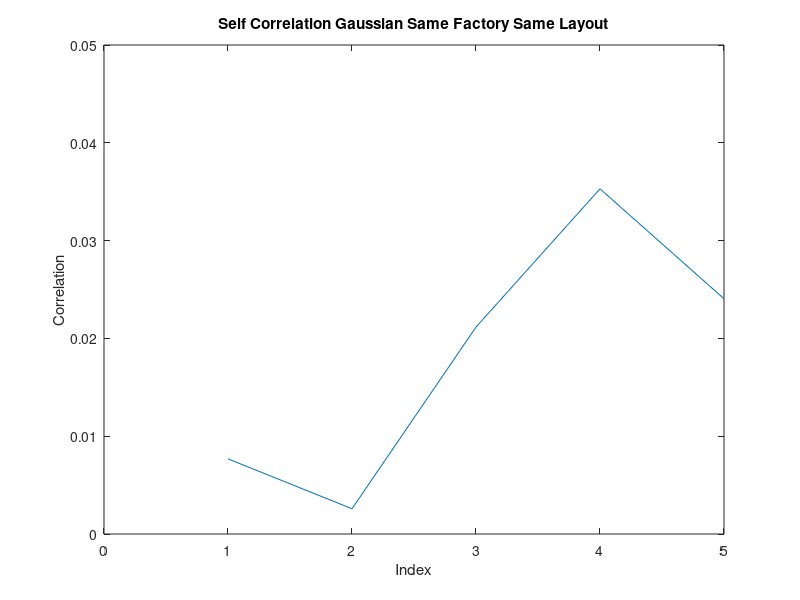

The MATLAB script that drew this image:
%Cross Correlation (Same factory, same layout: fixed F,L)
%Gaussian distribution of random variables

%given values
lambdaF = 0.1;
lambdaL = 0.3;
lambdaM = 1.0;
lambdaO = 0.3;
lambdaA = 0;

xF = -100:100;
xL = -100:100;
xM = 200:1000;
xO = 0:100;
xA = -100:0;

xFmin = -100;
xFmax = 100;
xLmin = -100;
xLmax = 100;
xMmin = 200;
xMmax = 1000;
xOmin = 0;
xOmax = 100;
xAmin = -100;
xAmax = 0;

%initialize fixed values
fixedF = 0;
fixedL = 0;
fixedM = 0;

%do 5 times
for k = 1:5
    %PPN vector (consisting of 4096 integers)
    for j = 1:4096
        %set fixed value
        for i = 1:2

            randomF = (((xFmax+xFmin)/2)+((xFmax - xFmin)/6)*randn);
            randomL = (((xLmax+xLmin)/2)+((xLmax - xLmin)/6)*randn);
            randomM = (((xMmax+xMmin)/2)+((xMmax - xMmin)/6)*randn);
            randomO = (((xOmax+xOmin)/2)+((xOmax - xOmin)/6)*randn);
            randomA = (((xAmax+xAmin)/2)+((xAmax - xAmin)/6)*randn);

            if i == 1
                fixedF = randomF;
                fixedL = randomL;
                ppn1(j,:) = lambdaF*fixedF + lambdaL*fixedL + lambdaM*randomM + lambdaO*randomO + lambdaA*randomA;
            else
                ppn2(j,:) = lambdaF*fixedF + lambdaL*fixedL + lambdaM*randomM + lambdaO*randomO + lambdaA*randomA;
            end
        end
    end

    selfCorr(k,:) = k;
    selfCorr(k,2) = abs(corr(ppn1,ppn2));
    
end

%plot correlation
plot(selfCorr(:,1),selfCorr(:,2))
ylim([0 0.05])
xlim([0 5])
xlabel('Index')
ylabel('Correlation')
title('Self Correlation Gaussian Same Factory Same Layout')



%selfCorr = abs(corr(ppn1,ppn2))


